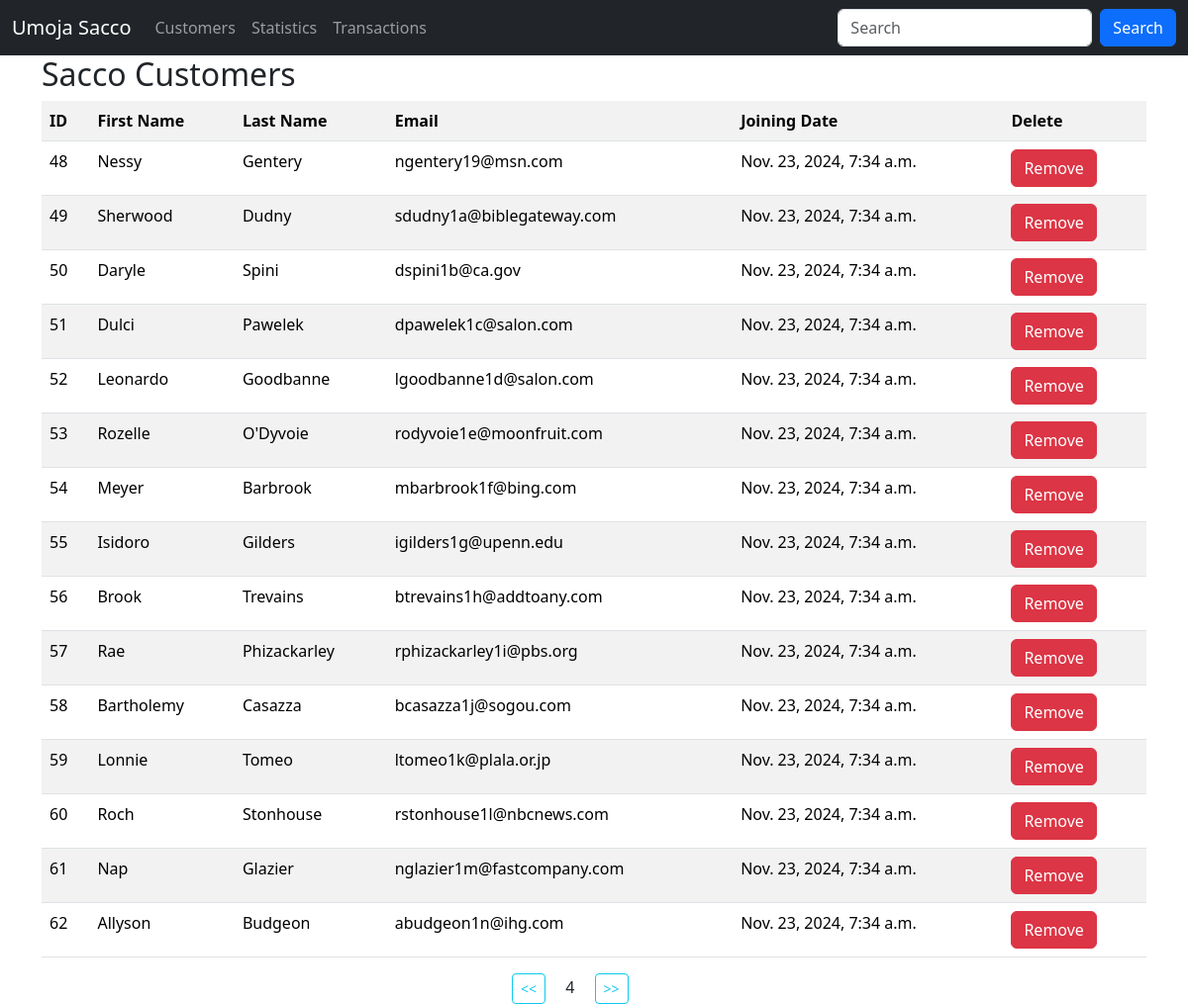
/?page=4, run on the app's committed database.
### sacco/models.py (models this page shows, shortened)
class Customer(models.Model):
    first_name = models.CharField(max_length=60)
    last_name = models.CharField(max_length=60)
    email = models.EmailField(unique=True)
    dob = models.DateField()
    gender = models.CharField(max_length=11)
    weight = models.IntegerField(default=0)
    created_at = models.DateTimeField(auto_now_add=True)
    updated_at = models.DateField(auto_now=True)
    class Meta:
        db_table = 'customers'

### sacco/views.py (the view)
# urls.py: path('', views.customers, name='customers'),
def customers(request):
    data = Customer.objects.all().order_by('id').values() #ORM -- object relational matter select * from customers
    paginator = Paginator(data, 15)
    page_number = request.GET.get('page', 1)
    try:
        paginated_data = paginator.page(page_number)
    except PageNotAnInteger | EmptyPage:
        paginated_data = paginator.page(1)
    return render(request, 'customers.html', {"data": paginated_data})

### templates/customers.html (shortened to what this page needs)
{% extends 'layout.html' %}
{% block content %}
    <div class="container">
        <h2>Sacco Customers </h2>
        <table class="table table-striped">
            <tr>
                <th>ID</th>
                <th>First Name</th>
                <th>Last Name</th>
                <th>Email</th>
                <th>Joining Date</th>
                <th>Delete</th>
            </tr>
            {% for customer in data.object_list %}
                <tr>
                    <td>{{ customer.id }}</td>
                    <td>{{ customer.first_name }}</td>
                    <td>{{ customer.last_name }}</td>
                    <td>{{ customer.email }}</td>
                    <td>{{ customer.created_at }}</td>
                    <td>
                        <a class="btn btn-danger" href="{% url 'delete_customer' customer.id %}">Remove</a>
                    </td>
                </tr>
            {% empty %}
                <p>No customers in the sacco</p>
            {% endfor %}
        </table>
        <div class="row justify-content-center">
            <div class="col-sm-2">
                {% if data.has_previous %}
                    <a class="btn btn-outline-info btn-sm" href="?page={{ data.previous_page_number }}"> << </a>
                {% endif %}
                <span class="mx-3" >{{data.number}}</span>
                {% if data.has_next %}
                    <a class="btn btn-outline-info btn-sm" href="?page={{ data.next_page_number }}"> >> </a>
                {% endif %}
            </div>
        </div>
    </div>
{% endblock content %}

### data on the page
Customer: id "48", first_name "Nessy", last_name "Gentery", email "ngentery19@msn.com", created_at "Nov. 23, 2024, 7:34 a.m."
Customer: id "49", first_name "Sherwood", last_name "Dudny", email "sdudny1a@biblegateway.com", created_at "Nov. 23, 2024, 7:34 a.m."
Customer: id "50", first_name "Daryle", last_name "Spini", email "dspini1b@ca.gov", created_at "Nov. 23, 2024, 7:34 a.m."
Customer: id "51", first_name "Dulci", last_name "Pawelek", email "dpawelek1c@salon.com", created_at "Nov. 23, 2024, 7:34 a.m."
Customer: id "52", first_name "Leonardo", last_name "Goodbanne", email "lgoodbanne1d@salon.com", created_at "Nov. 23, 2024, 7:34 a.m."
Customer: id "53", first_name "Rozelle", last_name "O'Dyvoie", email "rodyvoie1e@moonfruit.com", created_at "Nov. 23, 2024, 7:34 a.m."
Customer: id "54", first_name "Meyer", last_name "Barbrook", email "mbarbrook1f@bing.com", created_at "Nov. 23, 2024, 7:34 a.m."
Customer: id "55", first_name "Isidoro", last_name "Gilders", email "igilders1g@upenn.edu", created_at "Nov. 23, 2024, 7:34 a.m."
Customer: id "56", first_name "Brook", last_name "Trevains", email "btrevains1h@addtoany.com", created_at "Nov. 23, 2024, 7:34 a.m."
Customer: id "57", first_name "Rae", last_name "Phizackarley", email "rphizackarley1i@pbs.org", created_at "Nov. 23, 2024, 7:34 a.m."
Customer: id "58", first_name "Bartholemy", last_name "Casazza", email "bcasazza1j@sogou.com", created_at "Nov. 23, 2024, 7:34 a.m."
Customer: id "59", first_name "Lonnie", last_name "Tomeo", email "ltomeo1k@plala.or.jp", created_at "Nov. 23, 2024, 7:34 a.m."
Customer: id "60", first_name "Roch", last_name "Stonhouse", email "rstonhouse1l@nbcnews.com", created_at "Nov. 23, 2024, 7:34 a.m."
Customer: id "61", first_name "Nap", last_name "Glazier", email "nglazier1m@fastcompany.com", created_at "Nov. 23, 2024, 7:34 a.m."
Customer: id "62", first_name "Allyson", last_name "Budgeon", email "abudgeon1n@ihg.com", created_at "Nov. 23, 2024, 7:34 a.m."

### other printed values
{{ data.number }} "4"
